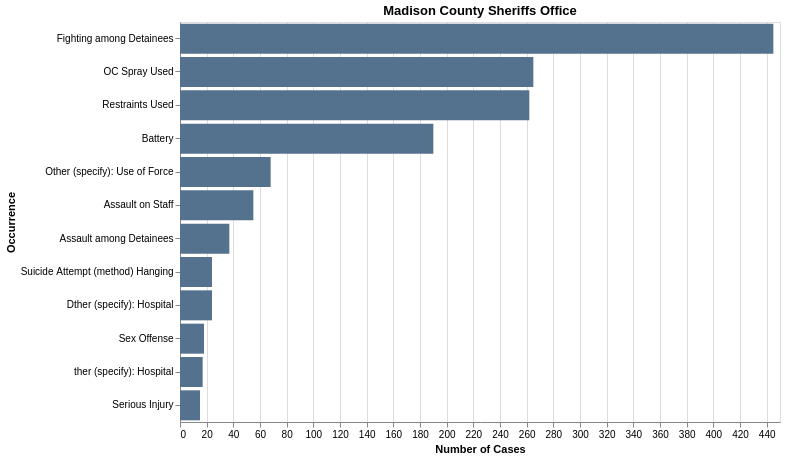

Notebook cell for this chart:
### Code cell
madison_county

### Figure 1 — Vega specification as saved in the notebook (floating-point values rounded to 4 significant figures)
{"$schema": "https://vega.github.io/schema/vega/v5.json", "data": [{"name": "source_0"}, {"name": "data_0", "values": [{"Cleaned Occurrences": "Fighting among Detainees", "count": 445, "count_end": 445.0, "count_start": 0.0}, {"Cleaned Occurrences": "OC Spray Used", "count": 265, "count_end": 265.0, "count_start": 0.0}, {"Cleaned Occurrences": "Restraints Used", "count": 262, "count_end": 262.0, "count_start": 0.0}, {"Cleaned Occurrences": "Battery", "count": 190, "count_end": 190.0, "count_start": 0.0}, {"Cleaned Occurrences": "Other (specify): Use of Force", "count": 68, "count_end": 68.0, "count_start": 0.0}, {"Cleaned Occurrences": "Assault on Staff", "count": 55, "count_end": 55.0, "count_start": 0.0}, {"Cleaned Occurrences": "Assault among Detainees", "count": 37, "count_end": 37.0, "count_start": 0.0}, {"Cleaned Occurrences": "Suicide Attempt (method) Hanging", "count": 24, "count_end": 24.0, "count_start": 0.0}, {"Cleaned Occurrences": "Dther (specify): Hospital", "count": 24, "count_end": 24.0, "count_start": 0.0}, {"Cleaned Occurrences": "Sex Offense", "count": 18, "count_end": 18.0, "count_start": 0.0}, {"Cleaned Occurrences": "ther (specify): Hospital", "count": 17, "count_end": 17.0, "count_start": 0.0}, {"Cleaned Occurrences": "Serious Injury", "count": 15, "count_end": 15.0, "count_start": 0.0}]}, {"name": "source_0_y_domain_Cleaned Occurrences", "values": [{"Cleaned Occurrences": "Fighting among Detainees", "sort_field": 445}, {"Cleaned Occurrences": "OC Spray Used", "sort_field": 265}, {"Cleaned Occurrences": "Restraints Used", "sort_field": 262}, {"Cleaned Occurrences": "Battery", "sort_field": 190}, {"Cleaned Occurrences": "Other (specify): Use of Force", "sort_field": 68}, {"Cleaned Occurrences": "Assault on Staff", "sort_field": 55}, {"Cleaned Occurrences": "Assault among Detainees", "sort_field": 37}, {"Cleaned Occurrences": "Suicide Attempt (method) Hanging", "sort_field": 24}, {"Cleaned Occurrences": "Dther (specify): Hospital", "sort_field": 24}, {"Cleaned Occurrences": "Sex Offense", "sort_field": 18}, {"Cleaned Occurrences": "ther (specify): Hospital", "sort_field": 17}, {"Cleaned Occurrences": "Serious Injury", "sort_field": 15}]}], "marks": [{"type": "rect", "name": "marks", "from": {"data": "data_0"}, "encode": {"update": {"y": {"field": "Cleaned Occurrences", "scale": "y"}, "tooltip": {"signal": "{\"Occurrence\": isValid(datum[\"Cleaned Occurrences\"]) ? datum[\"Cleaned Occurrences\"] : \"\"+datum[\"Cleaned Occurrences\"], \"Case Count\": format(datum[\"count\"], \",d\")}"}, "height": {"signal": "max(0.25, bandwidth('y'))"}, "x2": {"field": "count_start", "scale": "x"}, "x": {"field": "count_end", "scale": "x"}, "fill": {"value": "#54728d"}}}, "style": ["bar"]}], "scales": [{"name": "x", "type": "linear", "domain": {"data": "data_0", "fields": ["count_start", "count_end"]}, "range": [0, {"signal": "width"}], "nice": true, "zero": true}, {"name": "y", "type": "band", "domain": {"data": "source_0_y_domain_Cleaned Occurrences", "field": "Cleaned Occurrences", "sort": {"op": "max", "field": "sort_field", "order": "descending"}}, "range": [0, {"signal": "height"}], "paddingInner": 0.1, "paddingOuter": 0.05}], "axes": [{"scale": "x", "tickCount": {"signal": "ceil(width/40)"}, "gridScale": "y", "minExtent": 0, "domain": false, "aria": false, "grid": true, "maxExtent": 0, "zindex": 0, "labels": false, "orient": "bottom", "ticks": false}, {"scale": "x", "tickCount": {"signal": "ceil(width/40)"}, "zindex": 0, "grid": false, "orient": "bottom", "labelOverlap": true, "title": "Number of Cases", "labelFlush": true}, {"scale": "y", "title": "Occurrence", "orient": "left", "grid": false, "zindex": 0}], "title": {"text": "Madison County Sheriffs Office", "frame": "group"}, "style": "cell", "background": "white", "height": 400, "width": 600, "padding": 5}
